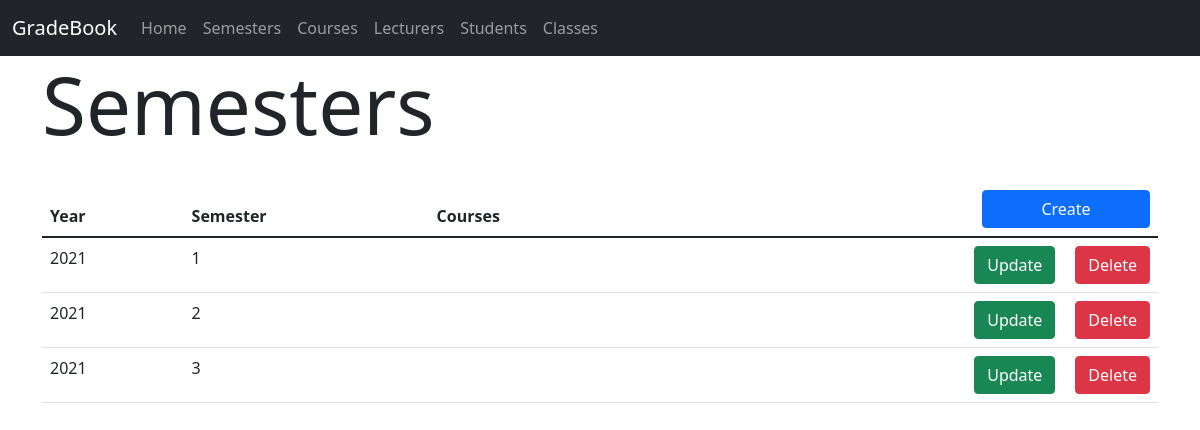
Page /semesters on the earlier database version.
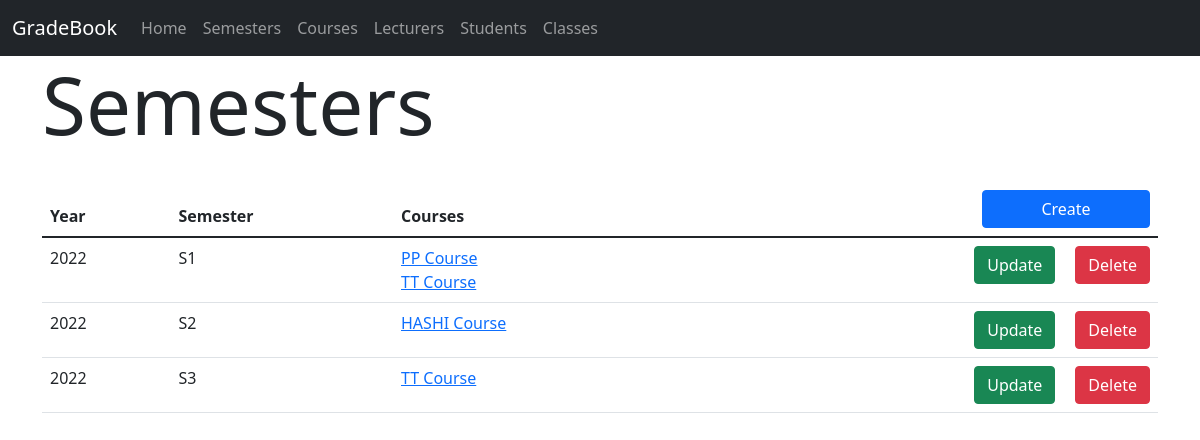
Same page on the later database version.
### gradebook/models.py (models this page shows, shortened)
class Semester(models.Model):
    SEMESTERS = [
        ('S1', 'S1'),
        ('S2', 'S2'),
        ('S3', 'S3'),
        ('S4', 'S4')
    ]
    year = models.PositiveIntegerField(validators=[MaxValueValidator(2200)], null=False, blank=False)
    semester = models.CharField(choices=SEMESTERS, max_length=2, default='S1')
    courses = models.ManyToManyField(Course, blank=True, null=True)

class Course(models.Model):
    code = models.CharField(max_length=50, null=False, blank=False, unique=True)
    name = models.CharField(max_length=100, null=False, blank=False)
    def __str__(self):
        return self.name

### gradebook/views.py (the view)
# urls.py: path('semesters', ListSemestersView.as_view(), name='list_semesters'),
class ListSemestersView(ListView):
    model = Semester
    template_name = 'semester/list_semesters.html'

### gradebook/templates/semester/list_semesters.html (shortened to what this page needs)
{% extends "base.html" %}
{% block content %}
    <h1 class="display-1" style="margin-bottom: 30px">Semesters</h1>
    <table class="table">
  <thead>
    <tr>
      <th scope="col">Year</th>
      <th scope="col">Semester</th>
      <th scope="col">Courses</th>
      <th><a href="{% url "create_semester" %}" class="btn btn-primary" style="float: right;width: 168px">Create</a></td></th>
    </tr>
  </thead>
  <tbody>
  {% for semester in object_list %}
    <tr>
      <td>{{ semester.year }}</td>
      <td>{{ semester.semester }}</td>
      <td>
          {% for course in semester.courses.all %}
              <a href="{% url "list_courses" %}">{{ course }}</a><br \>
          {% endfor %}
      </td>
      <td>
          <a href="{% url "delete_semester" semester.id %}" class="btn btn-danger" style="float: right">Delete</a>
          <a href="{% url "update_semester" semester.id %}" class="btn btn-success" style="float: right; margin-right: 20px">Update</a>
      </td>
    </tr>
  {% endfor %}
  </tbody>
</table>
{% endblock %}

### gradebook/templates/base.html (shortened to what this page needs)
<!DOCTYPE html>
<html lang="en">
<head>
    <link href="https://cdn.jsdelivr.net/npm/bootstrap@5.1.3/dist/css/bootstrap.min.css" rel="stylesheet">
</head>
<body>
    <nav class="navbar navbar-expand-lg navbar-dark bg-dark">
      <div class="container-fluid">
        <a class="navbar-brand" href="#">GradeBook</a>
        <div class="collapse navbar-collapse" id="navbarSupportedContent">
          <ul class="navbar-nav me-auto mb-2 mb-lg-0">
            <li class="nav-item">
              <a class="nav-link" aria-current="page" href="{% url 'home' %}">Home</a>
            </li>
            <li class="nav-item">
              <a class="nav-link" aria-current="page" href="{% url 'list_semesters' %}">Semesters</a>
            </li>
            <li class="nav-item">
              <a class="nav-link" aria-current="page" href="{% url 'list_courses' %}">Courses</a>
            </li>
            <li class="nav-item">
              <a class="nav-link" aria-current="page" href="{% url 'list_lecturers' %}">Lecturers</a>
            </li>
            <li class="nav-item">
              <a class="nav-link" aria-current="page" href="{% url 'list_students' %}">Students</a>
            </li>
            <li class="nav-item">
              <a class="nav-link" aria-current="page" href="{% url 'list_classes' %}">Classes</a>
            </li>
          </ul>
        </div>
      </div>
    </nav>
    <div class="container">
        {% block content %}
        {% endblock %}
    </div>
</body>
</html>

Differences in the rows shown:
removed Semester: year "2021", semester "2"
removed Semester: year "2021", semester "3"
added Semester: year "2022", semester "S1"
added Course: name "PP Course", shown under "2022"
added Course: name "TT Course"
added Semester: year "2022", semester "S2"
added Course: name "HASHI Course", shown under "2022"
changed Semester (number 3 of 3 on the later page): year "2021" → "2022"; semester "1" → "S3"
